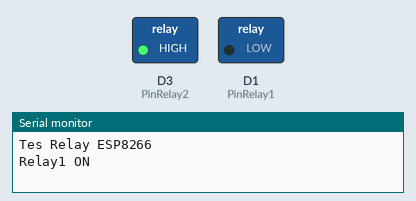
The sketch below on a simulated ESP8266 (NodeMCU). Parts: switched loads named in the sketch (green lamp = pin HIGH), the last lines printed to the serial monitor.

Above: at 1.0 s.
At 3.0 s:
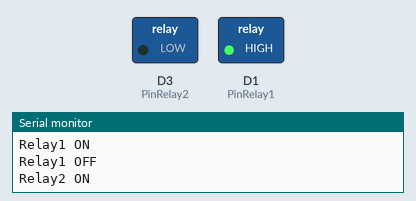
Timing chart, 0 to 5.2 s (numbered marks = the images above):
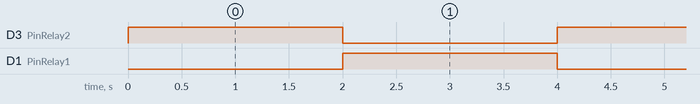

The sketch:

Relay1.ino
```cpp
#define PinRelay1 D1
#define PinRelay2 D3

void setup() {
  pinMode(PinRelay1, OUTPUT);
  pinMode(PinRelay2, OUTPUT);
  digitalWrite(PinRelay1, HIGH);
  digitalWrite(PinRelay2, HIGH);
  Serial.begin(9600);
  Serial.println("Tes Relay ESP8266");
}

void loop() {
  Serial.println("Relay1 ON");
  digitalWrite(PinRelay1, LOW);
  delay(2000);

  Serial.println("Relay1 OFF");
  digitalWrite(PinRelay1, HIGH);

  Serial.println("Relay2 ON");
  digitalWrite(PinRelay2, LOW);
  delay(2000);

  Serial.println("Relay2 OFF");
  digitalWrite(PinRelay2, HIGH);
}
```

Measured:
- by itself, D3 (PinRelay2), D1 (PinRelay1): alternates HIGH for 2.0 s and LOW for 2.0 s
- by itself, everything shown: repeats every 4.0 s, in 3 steps
